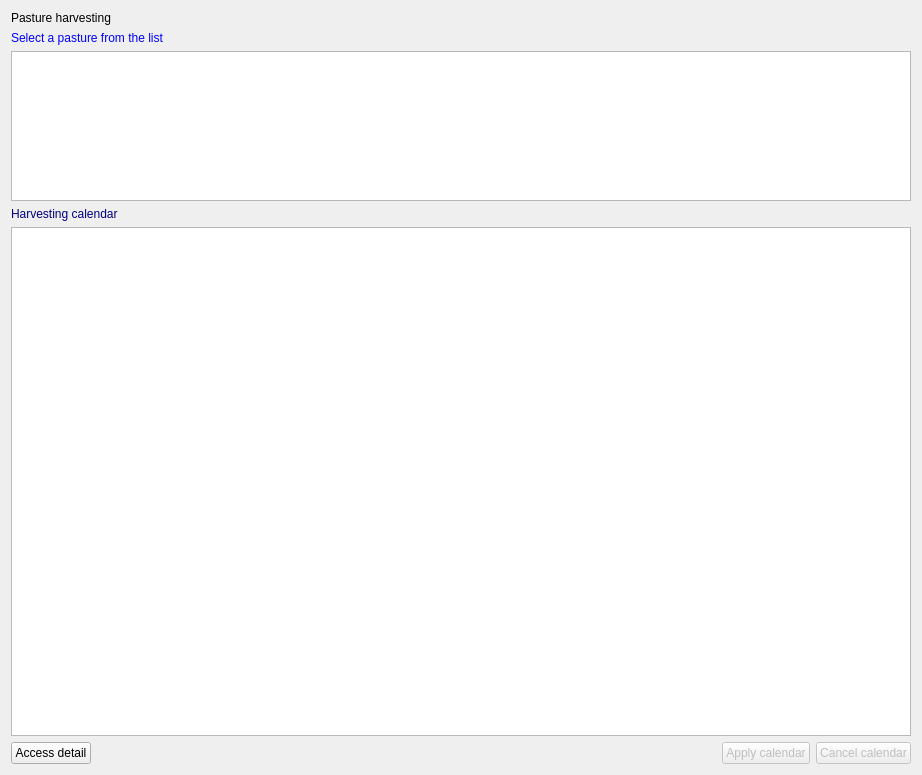
<?xml version="1.0" encoding="UTF-8"?>
<ui version="4.0">
 <class>grassharvest</class>
 <widget class="QWidget" name="grassharvest">
  <property name="geometry">
   <rect>
    <x>0</x>
    <y>0</y>
    <width>922</width>
    <height>775</height>
   </rect>
  </property>
  <property name="toolTip">
   <string/>
  </property>
  <layout class="QVBoxLayout" name="verticalLayout_4">
   <item>
    <widget class="QLabel" name="Label16">
     <property name="enabled">
      <bool>true</bool>
     </property>
     <property name="palette">
      <palette>
       <active>
        <colorrole role="WindowText">
         <brush brushstyle="SolidPattern">
          <color alpha="255">
           <red>0</red>
           <green>0</green>
           <blue>0</blue>
          </color>
         </brush>
        </colorrole>
       </active>
       <inactive>
        <colorrole role="WindowText">
         <brush brushstyle="SolidPattern">
          <color alpha="255">
           <red>0</red>
           <green>0</green>
           <blue>0</blue>
          </color>
         </brush>
        </colorrole>
       </inactive>
       <disabled>
        <colorrole role="WindowText">
         <brush brushstyle="SolidPattern">
          <color alpha="255">
           <red>0</red>
           <green>0</green>
           <blue>0</blue>
          </color>
         </brush>
        </colorrole>
       </disabled>
      </palette>
     </property>
     <property name="toolTip">
      <string/>
     </property>
     <property name="text">
      <string>Pasture harvesting</string>
     </property>
    </widget>
   </item>
   <item>
    <layout class="QVBoxLayout" name="verticalLayout_3">
     <item>
      <widget class="QLabel" name="Label1">
       <property name="enabled">
        <bool>true</bool>
       </property>
       <property name="palette">
        <palette>
         <active>
          <colorrole role="WindowText">
           <brush brushstyle="SolidPattern">
            <color alpha="255">
             <red>0</red>
             <green>0</green>
             <blue>255</blue>
            </color>
           </brush>
          </colorrole>
         </active>
         <inactive>
          <colorrole role="WindowText">
           <brush brushstyle="SolidPattern">
            <color alpha="255">
             <red>0</red>
             <green>0</green>
             <blue>255</blue>
            </color>
           </brush>
          </colorrole>
         </inactive>
         <disabled>
          <colorrole role="WindowText">
           <brush brushstyle="SolidPattern">
            <color alpha="255">
             <red>0</red>
             <green>0</green>
             <blue>255</blue>
            </color>
           </brush>
          </colorrole>
         </disabled>
        </palette>
       </property>
       <property name="toolTip">
        <string/>
       </property>
       <property name="text">
        <string>Select a pasture from the list</string>
       </property>
      </widget>
     </item>
     <item>
      <widget class="QTableView" name="AdvListView1">
       <property name="enabled">
        <bool>true</bool>
       </property>
       <property name="sizePolicy">
        <sizepolicy hsizetype="Expanding" vsizetype="Minimum">
         <horstretch>0</horstretch>
         <verstretch>0</verstretch>
        </sizepolicy>
       </property>
       <property name="maximumSize">
        <size>
         <width>16777215</width>
         <height>150</height>
        </size>
       </property>
       <property name="toolTip">
        <string/>
       </property>
      </widget>
     </item>
    </layout>
   </item>
   <item>
    <layout class="QVBoxLayout" name="verticalLayout_2">
     <item>
      <widget class="QLabel" name="Label2">
       <property name="enabled">
        <bool>true</bool>
       </property>
       <property name="palette">
        <palette>
         <active>
          <colorrole role="WindowText">
           <brush brushstyle="SolidPattern">
            <color alpha="255">
             <red>0</red>
             <green>0</green>
             <blue>128</blue>
            </color>
           </brush>
          </colorrole>
         </active>
         <inactive>
          <colorrole role="WindowText">
           <brush brushstyle="SolidPattern">
            <color alpha="255">
             <red>0</red>
             <green>0</green>
             <blue>128</blue>
            </color>
           </brush>
          </colorrole>
         </inactive>
         <disabled>
          <colorrole role="WindowText">
           <brush brushstyle="SolidPattern">
            <color alpha="255">
             <red>0</red>
             <green>0</green>
             <blue>128</blue>
            </color>
           </brush>
          </colorrole>
         </disabled>
        </palette>
       </property>
       <property name="toolTip">
        <string/>
       </property>
       <property name="text">
        <string>Harvesting calendar</string>
       </property>
      </widget>
     </item>
     <item>
      <widget class="QTableView" name="AdvListView5">
       <property name="enabled">
        <bool>true</bool>
       </property>
       <property name="toolTip">
        <string>Right click to set additional information </string>
       </property>
      </widget>
     </item>
    </layout>
   </item>
   <item>
    <layout class="QHBoxLayout" name="horizontalLayout">
     <item>
      <widget class="QPushButton" name="cmddetails">
       <property name="text">
        <string>Access detail</string>
       </property>
      </widget>
     </item>
     <item>
      <spacer name="horizontalSpacer">
       <property name="orientation">
        <enum>Qt::Horizontal</enum>
       </property>
       <property name="sizeHint" stdset="0">
        <size>
         <width>40</width>
         <height>20</height>
        </size>
       </property>
      </spacer>
     </item>
     <item>
      <widget class="QPushButton" name="BitBtn5">
       <property name="enabled">
        <bool>false</bool>
       </property>
       <property name="toolTip">
        <string>Apply to set additional info</string>
       </property>
       <property name="text">
        <string>Apply calendar</string>
       </property>
       <property name="icon">
        <iconset resource="../images.qrc">
         <normaloff>:/images/apply.png</normaloff>:/images/apply.png</iconset>
       </property>
       <property name="flat">
        <bool>false</bool>
       </property>
      </widget>
     </item>
     <item>
      <widget class="QPushButton" name="BitBtn1">
       <property name="enabled">
        <bool>false</bool>
       </property>
       <property name="toolTip">
        <string/>
       </property>
       <property name="text">
        <string>Cancel calendar</string>
       </property>
       <property name="icon">
        <iconset resource="../images.qrc">
         <normaloff>:/images/cancel.png</normaloff>:/images/cancel.png</iconset>
       </property>
       <property name="flat">
        <bool>false</bool>
       </property>
      </widget>
     </item>
    </layout>
   </item>
  </layout>
 </widget>
 <resources>
  <include location="../images.qrc"/>
 </resources>
 <connections/>
</ui>
